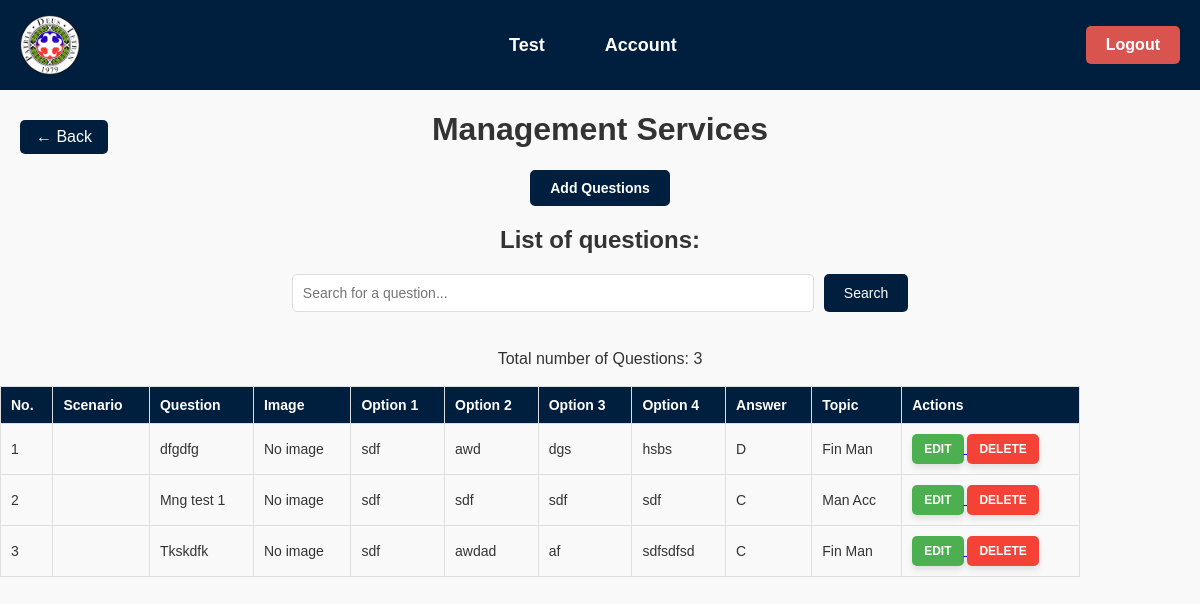
Page /q3.php on the committed database.
### tables this page shows
CREATE TABLE `mng` (
  `mng_id` int(11) NOT NULL,
  `question` varchar(500) NOT NULL,
  `opt1` varchar(100) NOT NULL,
  `opt2` varchar(100) NOT NULL,
  `opt3` varchar(100) NOT NULL,
  `opt4` varchar(100) NOT NULL,
  `answer` varchar(100) NOT NULL,
  `topic` varchar(100) NOT NULL,
  `image` varchar(255) NOT NULL,
  `scenario` varchar(1000) NOT NULL
);

### q3.php (the view, shortened to what this page needs)
<!DOCTYPE html>
<html>
<head>
  <link href='Style/questions.css' rel='stylesheet' type='text/css'>
</head>
<body>
<div class="taskbar">
    <div class="logo"></div>
    <div class="taskbar-center">
        <a href="list.php" class="taskbar-button">Test</a>
        <a href="admin.php" class="taskbar-button">Account</a>
    </div>
    <a href="index.php" class="logout">Logout</a>
</div>
<a href="list.php" class="back-button">&#8592; Back</a>
<div class="section">
  <h1>Management Services</h1>
  <div class="add-question-container">
    <form action="q1add.php" method="post">
      <input class="btn" type="submit" value="Add Questions" />
    </form>
  </div>
</div>
<div class="section">
  <h2>List of questions:</h2>
  <form method="get" action="">
    <input type="text" name="search" placeholder="Search for a question..."
           value="<?php echo isset($_GET['search']) ? htmlspecialchars($_GET['search']) : ''; ?>" />
    <input type="submit" value="Search" />
  </form>
  <br>
  <?php
  $servername = "localhost";
  $username = "root";
  $password = "";
  $database = "cpa";
  $connection = new mysqli($servername, $username, $password, $database);
  $query = "SELECT COUNT(*) AS total_items FROM mng";
  $summary_result = $connection->query($query);
  $row_summary = $summary_result->fetch_assoc();
  $total_items = $row_summary['total_items'];
  ?>
  <div class="total-questions">Total number of Questions: <?php echo $total_items; ?></div>
  <br>
  <table id="table1" class="table">
    <thead>
      <tr>
        <th>No.</th>
        <th>Scenario</th>
        <th>Question</th>
        <th>Image</th>
        <th>Option 1</th>
        <th>Option 2</th>
        <th>Option 3</th>
        <th>Option 4</th>
        <th>Answer</th>
        <th>Topic</th>
        <th>Actions</th>
      </tr>
    </thead>
    <tbody>
      <?php
      $counter = 1;
      $searchQuery = isset($_GET['search']) ? $connection->real_escape_string($_GET['search']) : '';
      if (!empty($searchQuery)) {
          $sql = "SELECT * FROM mng WHERE question LIKE '%$searchQuery%'";
      } else {
          $sql = "SELECT * FROM mng";
      }
      $result = $connection->query($sql);
      while ($row = $result->fetch_assoc()) {
          echo "<tr>";
          echo "<td>{$counter}</td>";
          echo "<td>";
          echo "</td>";
          echo "<td>{$row['question']}</td>";
          echo "<td>";
          if (!empty($row['image'])) {
              echo "<img src='{$row['image']}' alt='Question Image' style='max-width: 100px; margin-top: 5px;'>";
          } else {
              echo "No image";
          }
          echo "</td>";
          echo "<td>{$row['opt1']}</td>";
          echo "<td>{$row['opt2']}</td>";
          echo "<td>{$row['opt3']}</td>";
          echo "<td>{$row['opt4']}</td>";
          echo "<td>{$row['answer']}</td>";
          echo "<td>{$row['topic']}</td>";
          echo "<td>
                <a href='/CPA/q3Edit.php?id={$row['mng_id']}'>
                  <button class='edit-button'>Edit</button>
                </a>
                <a href='/CPA/q3Delete.php?id={$row['mng_id']}'>
                  <button class='delete-button'>Delete</button>
                </a>
                </td>";
          echo "</tr>";
          $counter++;
      }
      ?>
    </tbody>
  </table>
   </div>
</body>
</html>

### Style/questions.css (style rules this page uses)
body { background-color: #f9f9f9; font-family: 'Poppins', Arial, sans-serif; margin: 0; padding: 0; color: #333; }
.taskbar { background-color: #001f3f; color: #ffffff; padding: 15px 20px; display: flex; align-items: center; justify-content: space-between; font-family: 'Arial', sans-serif; font-size: 18px; font-weight: bold; position: relative; }
.taskbar .logo { display: inline-block; width: 60px; height: 60px; background-image: url('logo.png'); background-size: contain; background-repeat: no-repeat; background-position: center; margin-right: 20px; }
.back-button { position: absolute; left: 20px; top: 120px; font-size: 16px; color: #ffffff; text-decoration: none; padding: 8px 16px; background-color: #001f3f; border-radius: 5px; transition: background-color 0.3s ease; }
.taskbar-center { display: flex; justify-content: center; gap: 30px; flex-grow: 1; }
.taskbar-button { color: #ffffff; background: none; border: none; cursor: pointer; text-decoration: none; font-size: 18px; padding: 10px 15px; transition: background-color 0.3s ease; }
.logout { background-color: #d9534f; color: #ffffff; border-radius: 5px; padding: 10px 20px; font-size: 16px; text-decoration: none; cursor: pointer; transition: background-color 0.3s ease; }
.section { text-align: center; margin: 20px auto; max-width: 1200px; }
.table { border-collapse: collapse; width: 90%; font-size: 14px; }
.table th, .table td { border: 1px solid #ddd; padding: 10px; text-align: left; }
.table th { background-color: #001f3f; color: #ffffff; font-weight: bold; }
.table tr:nth-child(even) { background-color: #f9f9f9; }
.edit-button, .delete-button { padding: 8px 12px; font-size: 12px; border: none; border-radius: 5px; cursor: pointer; font-weight: bold; text-transform: uppercase; }
.edit-button { background-color: #4CAF50; color: white; box-shadow: 0px 4px 6px rgba(0, 0, 0, 0.1); }
.delete-button { background-color: #f44336; color: white; box-shadow: 0px 4px 6px rgba(0, 0, 0, 0.1); }
.btn { background-color: #001f3f; color: white; padding: 10px 20px; border: none; border-radius: 5px; font-size: 14px; font-weight: bold; cursor: pointer; }
form { display: flex; justify-content: center; gap: 10px; margin-bottom: 20px; }
form input[type="text"] { width: 60%; max-width: 500px; padding: 10px; border-radius: 5px; border: 1px solid #ddd; font-size: 14px; }
form input[type="submit"] { background-color: #001f3f; color: white; border: none; padding: 10px 20px; border-radius: 5px; font-size: 14px; cursor: pointer; }

### rows in the picture
mng: question "dfgdfg", image "No image", opt1 "sdf", opt2 "awd", opt3 "dgs", opt4 "hsbs", answer "D", topic "Fin Man"
mng: question "Mng test 1", image "No image", opt1 "sdf", opt2 "sdf", opt3 "sdf", opt4 "sdf", answer "C", topic "Man Acc"
mng: question "Tkskdfk", image "No image", opt1 "sdf", opt2 "awdad", opt3 "af", opt4 "sdfsdfsd", answer "C", topic "Fin Man"

### other values in the picture
$total_items "3"
